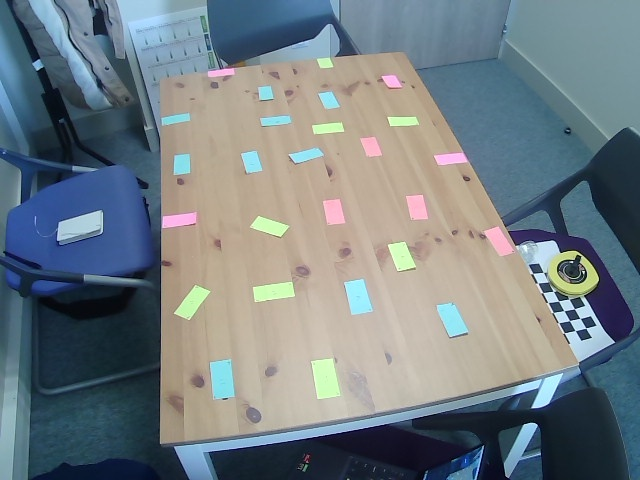
#> input picture Real Test Camera Calibration Post its/newPtns0.jpg, 640 x 480 px, found by its file name
$ python Main_CCU.py
#> lines starting #> are read from the running program, lines starting #| are printed output that depends on the picture
### SizeEstimations.py
# -*- coding: utf-8 -*-
"""
Created on Fri Apr 19 09:23:50 2024

Class DistanceEstimations

@author: jpila
"""

import numpy as np
import cv2 as cv
import math

class SizeEstimations:

    #Constructor
        #Not necessary for our purpose
    # def __init__(self, tMatrix, distCoefficient):
    #     self.tMtx = tMatrix
    #     self.dCoef = distCoefficient

    def __init__(self):
        pass

    #Methods
    # [5 lines left out: function homographyTransform, not called in this run]


    def undistortTransform(self,imgCaseStudy, tMtx, dCoef):

        imgTransform = cv.undistort(imgCaseStudy, tMtx, dCoef, None)

        return imgTransform


    # [50 lines left out: functions transformCoordSyst, estimateDistance2Pixels, estimateScaleFactor, estimateRealMeasure, not called in this run]


### Main_CCU.py
# -*- coding: utf-8 -*-
"""
Created on Thu Apr 18 16:51:03 2024

Main for tests.

@author: jpila
"""
import CameraCalibration as CC
import SizeEstimations as SE
import cv2 as cv

import numpy as np


######## Calibrate Camera test with Post its

# prepare object points, like (0,0,0), (1,0,0), (2,0,0) ....,(6,5,0)

# objPts = np.float32([[0,0],[73.6,0],[0,117.4],[73.6,117.4],
#                    [26.6,6],[8,40],[40,29.6],[23.8,51],[19.5,74.2],[37.6,72],[1.2,88],[19,98.5],[7,14.4],[10.4,21.6], #1- 9
#                    [1,54.4],[7.6,57.4],[27,21.4],[29.4,28.2],[27.2,36],[34.2,39],[24,81.2],[26.4,87.6],[42.6,14],[45.8,20.6], #10 - 14
#                    [35.4,45.4],[41,50.2],[34.6,96.2],[37.6,89.6],[52,0],[59,3.8],[50.2,44.2],[52.6,51.2],[46.4,71.2],[54,69.6], # 16 - 20
#                    [48.2,87],[55,90],[44.4,112.8],[47,106],[66,22.2],[72.4,26],[66.6,41],[70,47.8],[66,63.2],[72.4,65.6], # 21 - 25
#                    [66.8,84.4],[68.2,92],[61.2,103.2],[64.2,110]]) #26 -27


objPts = np.float32([[0,0,0],[73.6,0,0],[0,117.4,0],[73.6,117.4,0],
                   [26.6,6,0],[8,40,0],[40,29.6,0],[23.8,51,0],[19.5,74.2,0],[37.6,72,0],[1.2,88,0],[19,98.5,0],[7,14.4,0],[10.4,21.6,0], #1- 9
                   [1,54.4,0],[7.6,57.4,0],[27,21.4,0],[29.4,28.2,0],[27.2,36,0],[34.2,39,0],[24,81.2,0],[26.4,87.6,0],[42.6,14,0],[45.8,20.6,0], #10 - 14
                   [35.4,45.4,0],[41,50.2,0],[34.6,96.2,0],[37.6,89.6,0],[52,0,0],[59,3.8,0],[50.2,44.2,0],[52.6,51.2,0],[46.4,71.2,0],[54,69.6,0], # 16 - 20
                   [48.2,87,0],[55,90,0],[44.4,112.8,0],[47,106,0],[66,22.2,0],[72.4,26,0],[66.6,41,0],[70,47.8,0],[66,63.2,0],[72.4,65.6,0], # 21 - 25
                   [66.8,84.4,0],[68.2,92,0],[61.2,103.2,0],[64.2,110,0]]) #26 - 27


imgPts = np.float32([[405,52],[159,78],[578,364],[160,443],#Table points
                     [320,68],[417,124],[288,116],[367,156],[411,218],[328,224],[513,251],[451,304],[394,75],[389,87],#1- 9
                     [462,154],[437,164],[331,92],[326,108],[341,123],[315,133],[404,243],[399,268],[269,86],[260,99], #10 - 14
                     [316,147],[295,162],[370,309],[345,285],[233,68],[208,76],[255,152],[246,172],[287,225],[251,226], #16 - 20
                     [290,284],[256,300],[338,394],[313,363],[187,113],[162,125],[188,154],[174,174],[194,213],[164,226], # 21 - 25
                     [195,287],[187,317],[228,362],[215,397]]) #26 - 27


img1 = cv.imread('newPtns0.jpg')
#> img1 is the input picture: shape (480, 640, 3); mean B, G, R 131.1, 125.9, 115.4


image = img1

for i in range (imgPts.shape[0]):
    coord = tuple(int(x) for x in imgPts[i])
    image = cv.circle(image,coord, 2,(0, 0, 255), -1)
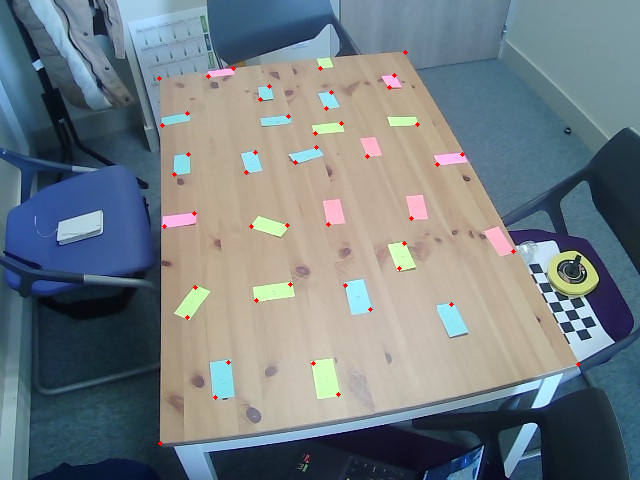
#> image: shape (480, 640, 3); mean B, G, R 130.7, 125.5, 115.5

h, w = image.shape[:2]
#> h = 480; w = 640

# cv.imshow('Distorted',image)
# cv.waitKey(0)


# Arrays to store object points and image points from all the images.
objP = [] # 3d point in real world space
imgP = [] # 2d points in image plane.
objP.append(objPts)
imgP.append(imgPts)


gray = cv.cvtColor(image, cv.COLOR_BGR2GRAY)
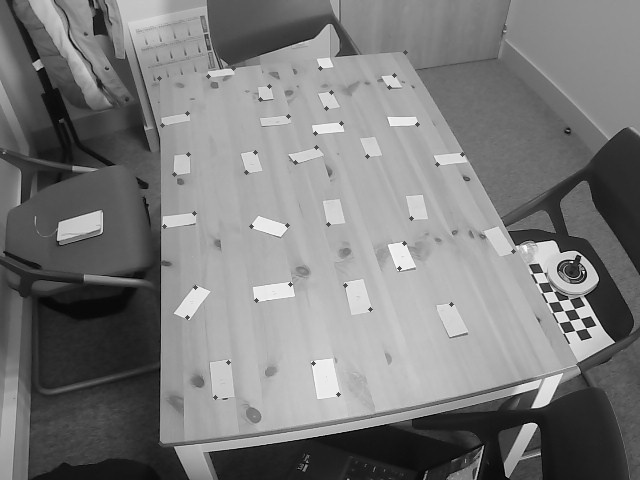
#> gray: shape (480, 640); min 1, max 252, mean 123.1

# cali3 = CC.CameraCalibration(objP)
szEstim = SE.SizeEstimations()

ret, tMtx, dCoef, rvecs, tvecs = cv.calibrateCamera(objP, imgP, gray.shape[::-1] , None,None)
#> ret = 1.43; dCoef = [[-0.433, -1.13, -0.041, 0.00808, 5.09]]; rvecs = ([0.206, 2.75, -1.45],); tvecs = ([40.26, -60.66, 215.1],)


#Basic Undistortion
newTMtx, roi = cv.getOptimalNewCameraMatrix(tMtx, dCoef, (w,h), 1, (w,h))
#> roi = (11, 21, 604, 436)

tImg0 = szEstim.undistortTransform(image, tMtx, dCoef)
#> in undistortTransform, `imgTransform = cv.undistort(imgCaseStudy, tMtx, dCoef, None)`:
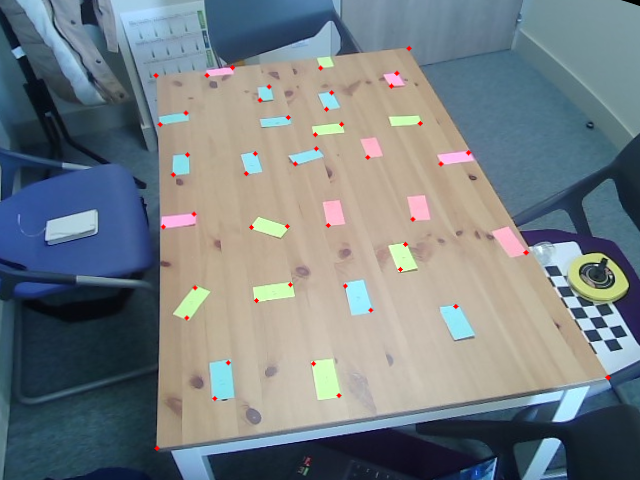
#> imgTransform: shape (480, 640, 3); mean B, G, R 131.3, 127, 118.2


##Undistort with Remapping
mapx, mapy = cv.initUndistortRectifyMap(tMtx, dCoef , None, newTMtx, (w,h), 5)
tImg3 = cv.remap(image, mapx, mapy, cv.INTER_LINEAR)
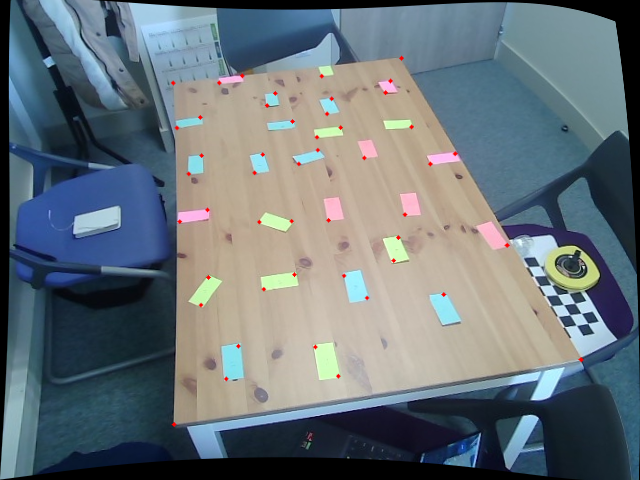
#> tImg3: shape (480, 640, 3); mean B, G, R 121.1, 115.3, 105.1

# crop the image
x, y, w, h = roi
tImg3 = tImg3[y:y+h, x:x+w]
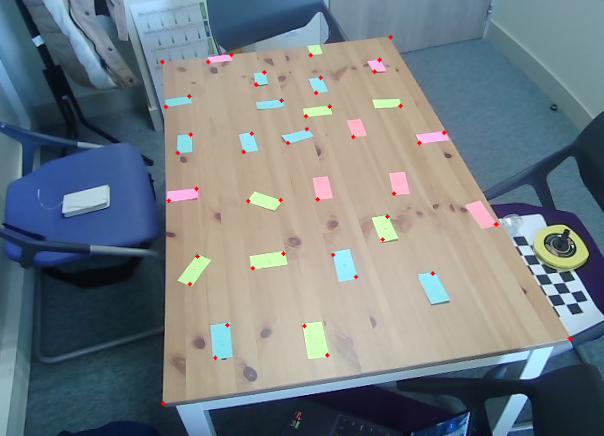
#> tImg3: shape (436, 604, 3); mean B, G, R 130.3, 125.3, 115.8


##Results
cv.imshow('Undistorted',tImg0)
cv.waitKey(0)


cv.imshow('Remap Optimal Undistortion',tImg3)

cv.waitKey(0)

cv.destroyAllWindows()

toShow = np.concatenate((image,tImg0), axis = 1)
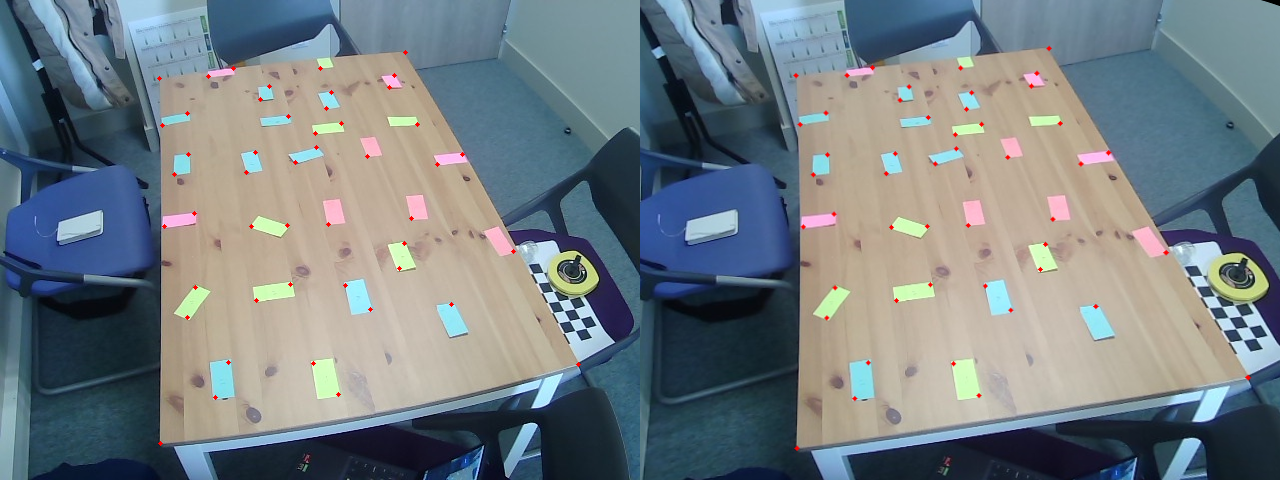
#> toShow: shape (480, 1280, 3); mean B, G, R 131, 126.3, 116.8
cv.imshow('Analyse',toShow)
cv.waitKey(0)
cv.destroyAllWindows()

$ run again, with Real Test Camera Calibration Post its/newPtns3.jpg copied over Real Test Camera Calibration Post its/newPtns0.jpg
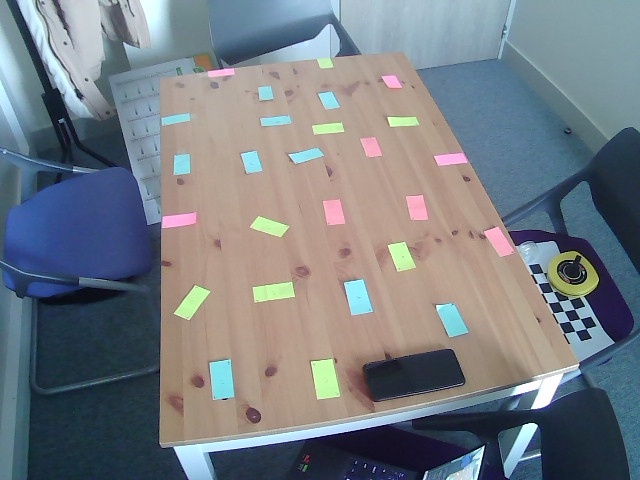
#> input picture Real Test Camera Calibration Post its/newPtns3.jpg, 640 x 480 px, found by its file name
#> img1 is the input picture: shape (480, 640, 3); mean B, G, R 131, 124.5, 118.2
#> after the loop `for i in range (imgPts.shape[0]):`:
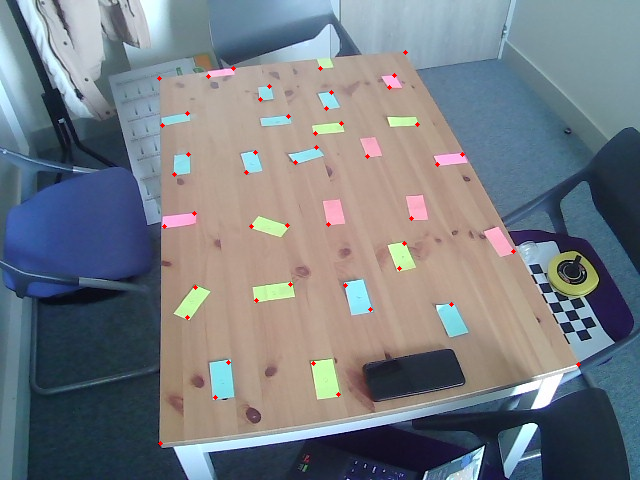
#> image: shape (480, 640, 3); mean B, G, R 130.7, 124.1, 118.4
#> `toShow = np.concatenate((image,tImg0), axis = 1)`:
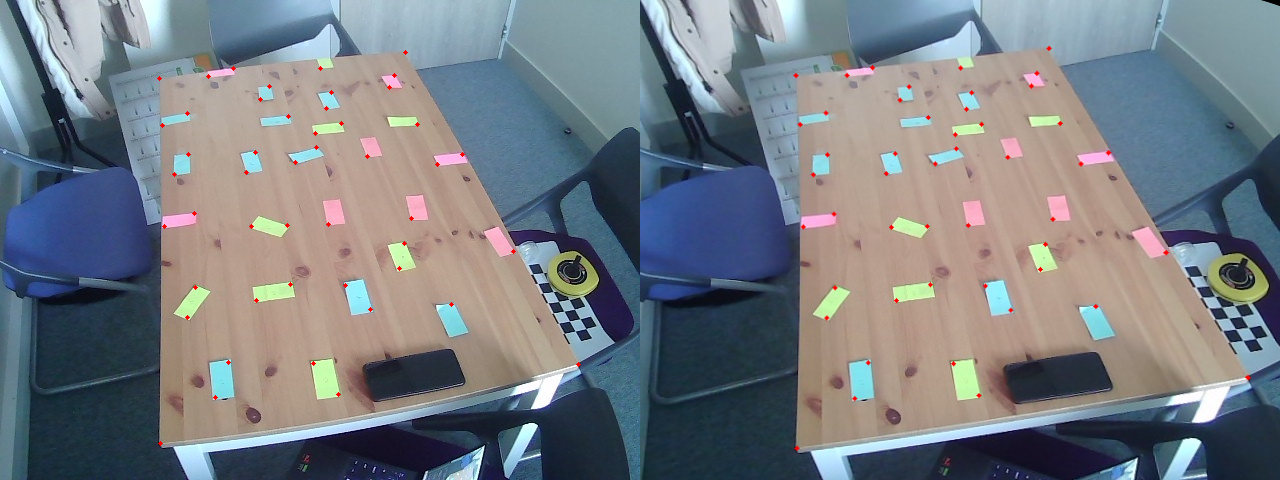
#> toShow: shape (480, 1280, 3); mean B, G, R 130.5, 124.3, 119.2
